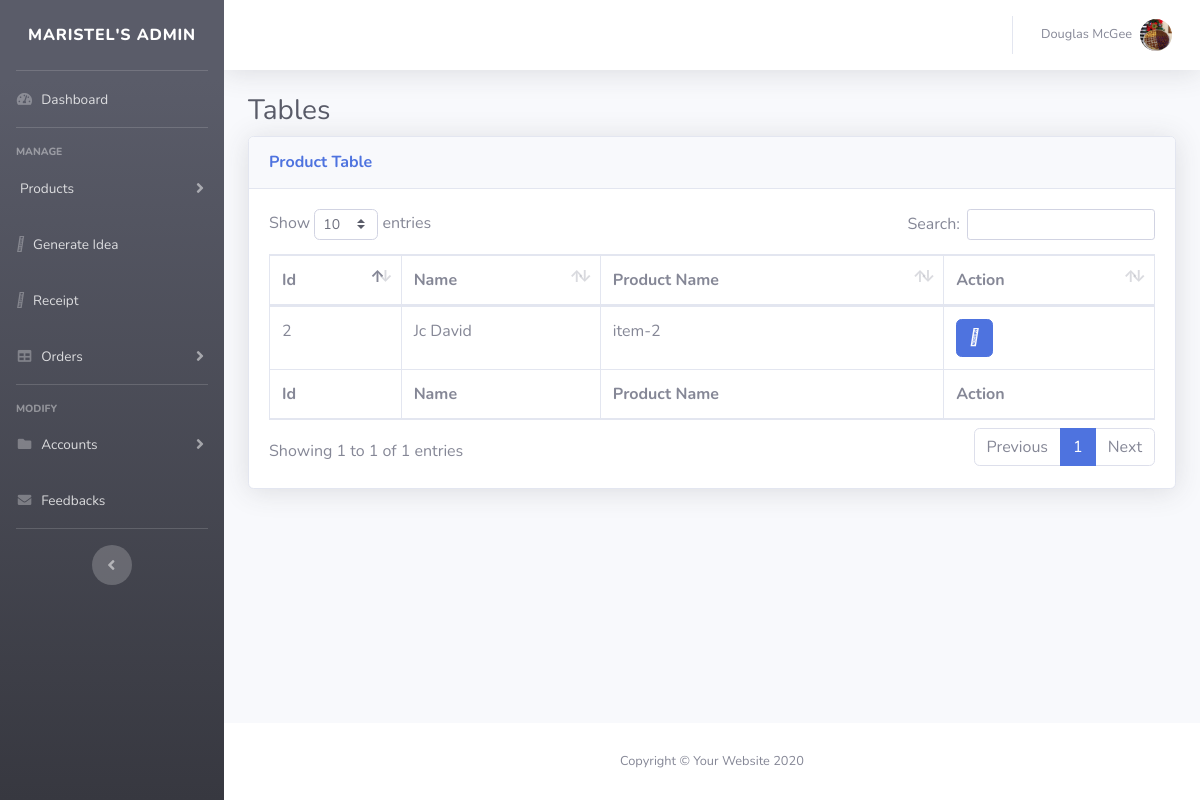
Page /admin/reports.php (signed in) on the committed database.
### tables this page shows
CREATE TABLE `tbl_item_feedback` (
  `fd_id` int(11) NOT NULL,
  `prod_id` int(11) NOT NULL,
  `fd_comment` varchar(255) NOT NULL,
  `fd_date` date NOT NULL,
  `account_id` int(11) NOT NULL
);

CREATE TABLE `tbl_products` (
  `prod_id` int(11) NOT NULL,
  `prod_name` varchar(255) NOT NULL,
  `prod_price_small` int(11) NOT NULL,
  `prod_price_medium` int(11) NOT NULL,
  `prod_price_large` int(11) NOT NULL,
  `prod_description` varchar(255) NOT NULL DEFAULT 'No description yet',
  `prod_type` int(11) NOT NULL,
  `prod_img` varchar(255) NOT NULL
);

### admin/reports.php (the view, shortened to what this page needs)
<!DOCTYPE html>
<html lang="en">
  <head>
     <link href="../vendor/fontawesome-free/css/all.min.css" rel="stylesheet" type="text/css">
    <link href="../styles/sb-admin-2.min.css" rel="stylesheet">
    <link href="../vendor/datatables/dataTables.bootstrap4.min.css" rel="stylesheet">
  </head>
  <body class="page-top">
    <div id="wrapper">
        <?php include "sidebar.php"; ?>
        <div id="content-wrapper" class="d-flex flex-column">
            <div id="content">
                <?php include "navbar.php"; ?>
                <div class="container-fluid">
                    <h1 class="h3 mb-2 text-gray-800">Tables</h1>
                    <div class="card shadow mb-4">
                        <div class="card-header py-3">
                            <h6 class="m-0 font-weight-bold text-primary">Product Table</h6>
                        </div>
                        <div class="card-body">
                            <div class="table-responsive">
                            <table class="table table-bordered" id="dataTable" width="100%" cellspacing="0">
                                <thead>
                                    <tr>
                                        <th>Id</th>
                                        <th>Name</th>
                                        <th>Product Name</th>
                                        <th>Action</th>
                                    </tr>
                                </thead>
                                <tfoot>
                                    <tr>
                                        <th>Id</th>
                                        <th>Name</th>
                                        <th>Product Name</th>
                                        <th>Action</th>
                                    </tr>
                                </tfoot>
                                <tbody>
                                    <?php
                                        $query = "SELECT tf.*, CONCAT(td.first_name, ' ', td.last_name) AS full_name, tp.prod_name FROM tbl_item_feedback tf
                                        INNER JOIN tbl_account_details td ON tf.account_id = td.account_id
                                        INNER JOIN tbl_products tp ON tf.prod_id = tp.prod_id";
                                        $stmt = $conn->prepare($query);
                                        $stmt->execute();
                                        $result = $stmt->get_result();
                                        while ($data = $result->fetch_assoc()) {
                                    ?>
                                    <tr>
                                        <td><?php echo $data['fd_id'];?></td>
                                        <td><?php echo $data['full_name'];?></td>
                                        <td><?php echo $data['prod_name'];?></td>
                                        <td>
                                            <button type="button" class="btn btn-primary" id="<?php echo $data["fd_id"] ?>"  data-bs-toggle="modal"
                                            data-bs-target="#residenceAccountDetails<?php echo $data["fd_id"] ?>" data-bs-whatever="@getbootstrap">
                                            <i class="fa-solid fa-eye" style="color: #fcfcfc;"></i>
                                            </button>
                                        </td>
                                    </tr>
                                    <?php
                                        }
                                    ?>
                                    </tbody>
                            </table>
                            </div>
                        </div>
                    </div>
                </div>
            </div>
            <footer class="sticky-footer bg-white">
                <div class="container my-auto">
                    <div class="copyright text-center my-auto">
                        <span>Copyright &copy; Your Website 2020</span>
                    </div>
                </div>
            </footer>
        </div>
    </div>
  </body>
</html>

### rows in the picture
tbl_item_feedback: fd_id "2", full_name "Jc David", tbl_products.prod_name "item-2"
